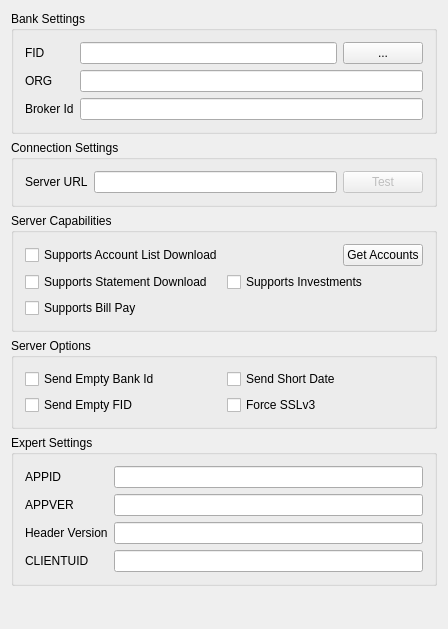
<?xml version="1.0" encoding="UTF-8"?>
<ui version="4.0">
 <class>CfgTabPageUserOfxUi</class>
 <widget class="QWidget" name="CfgTabPageUserOfxUi">
  <property name="geometry">
   <rect>
    <x>0</x>
    <y>0</y>
    <width>448</width>
    <height>629</height>
   </rect>
  </property>
  <property name="windowTitle">
   <string>Ofx User Settings</string>
  </property>
  <layout class="QVBoxLayout">
   <item>
    <widget class="Q3GroupBox" name="groupBox7">
     <property name="sizePolicy">
      <sizepolicy hsizetype="Expanding" vsizetype="Preferred">
       <horstretch>0</horstretch>
       <verstretch>0</verstretch>
      </sizepolicy>
     </property>
     <property name="title">
      <string>Bank Settings</string>
     </property>
     <layout class="QGridLayout">
      <item row="0" column="0">
       <widget class="QLabel" name="textLabel4_4">
        <property name="text">
         <string>FID</string>
        </property>
        <property name="wordWrap">
         <bool>false</bool>
        </property>
       </widget>
      </item>
      <item row="1" column="0">
       <widget class="QLabel" name="textLabel4_4_2">
        <property name="text">
         <string>ORG</string>
        </property>
        <property name="wordWrap">
         <bool>false</bool>
        </property>
       </widget>
      </item>
      <item row="1" column="1">
       <widget class="QLineEdit" name="orgEdit">
        <property name="whatsThis">
         <string>&lt;qt&gt;
Freely selectable name for your account. This field is not used by AqOfxConnect.
&lt;/qt&gt;</string>
        </property>
       </widget>
      </item>
      <item row="2" column="1">
       <widget class="QLineEdit" name="brokerEdit">
        <property name="whatsThis">
         <string>&lt;qt&gt;
Freely selectable name for your account. This field is not used by AqOfxConnect.
&lt;/qt&gt;</string>
        </property>
       </widget>
      </item>
      <item row="2" column="0">
       <widget class="QLabel" name="textLabel2">
        <property name="text">
         <string>Broker Id</string>
        </property>
        <property name="wordWrap">
         <bool>false</bool>
        </property>
       </widget>
      </item>
      <item row="0" column="1">
       <layout class="QHBoxLayout">
        <item>
         <widget class="QLineEdit" name="fidEdit">
          <property name="whatsThis">
           <string>&lt;qt&gt;
Freely selectable name for your account. This field is not used by AqOfxConnect.
&lt;/qt&gt;</string>
          </property>
         </widget>
        </item>
        <item>
         <widget class="QPushButton" name="fidButton">
          <property name="text">
           <string>...</string>
          </property>
         </widget>
        </item>
       </layout>
      </item>
     </layout>
    </widget>
   </item>
   <item>
    <widget class="Q3GroupBox" name="groupBox9">
     <property name="title">
      <string>Connection Settings</string>
     </property>
     <layout class="QGridLayout">
      <item row="0" column="0">
       <widget class="QLabel" name="textLabel4_2">
        <property name="text">
         <string>Server URL</string>
        </property>
        <property name="wordWrap">
         <bool>false</bool>
        </property>
       </widget>
      </item>
      <item row="0" column="1">
       <layout class="QHBoxLayout">
        <item>
         <widget class="QLineEdit" name="urlEdit">
          <property name="whatsThis">
           <string>&lt;qt&gt;
Freely selectable name for your account. This field is not used by AqOfxConnect.
&lt;/qt&gt;</string>
          </property>
         </widget>
        </item>
        <item>
         <widget class="QPushButton" name="testUrlButton">
          <property name="enabled">
           <bool>false</bool>
          </property>
          <property name="text">
           <string>Test</string>
          </property>
         </widget>
        </item>
       </layout>
      </item>
     </layout>
    </widget>
   </item>
   <item>
    <widget class="Q3GroupBox" name="groupBox8">
     <property name="title">
      <string>Server Capabilities</string>
     </property>
     <layout class="QGridLayout">
      <item row="0" column="0" colspan="2">
       <layout class="QHBoxLayout">
        <item>
         <widget class="QCheckBox" name="accountListCheck">
          <property name="sizePolicy">
           <sizepolicy hsizetype="Expanding" vsizetype="Fixed">
            <horstretch>0</horstretch>
            <verstretch>0</verstretch>
           </sizepolicy>
          </property>
          <property name="text">
           <string>Supports Account List Download</string>
          </property>
         </widget>
        </item>
        <item>
         <widget class="QPushButton" name="getAccountsButton">
          <property name="text">
           <string>Get Accounts</string>
          </property>
         </widget>
        </item>
       </layout>
      </item>
      <item row="1" column="0">
       <widget class="QCheckBox" name="statementCheck">
        <property name="text">
         <string>Supports Statement Download</string>
        </property>
       </widget>
      </item>
      <item row="1" column="1">
       <widget class="QCheckBox" name="investmentCheck">
        <property name="text">
         <string>Supports Investments</string>
        </property>
       </widget>
      </item>
      <item row="2" column="0">
       <widget class="QCheckBox" name="billPayCheck">
        <property name="text">
         <string>Supports Bill Pay</string>
        </property>
       </widget>
      </item>
     </layout>
    </widget>
   </item>
   <item>
    <widget class="Q3GroupBox" name="groupBox5">
     <property name="title">
      <string>Server Options</string>
     </property>
     <layout class="QGridLayout">
      <item row="0" column="0">
       <widget class="QCheckBox" name="emptyBankIdCheck">
        <property name="toolTip">
         <string>Send empty bank id even if one is set</string>
        </property>
        <property name="whatsThis">
         <string>&lt;qt&gt;
Use this if your bank does not allow sending a bank id (even if there is such an id).
&lt;/qt&gt;</string>
        </property>
        <property name="text">
         <string>Send Empty Bank Id</string>
        </property>
       </widget>
      </item>
      <item row="1" column="0">
       <widget class="QCheckBox" name="emptyFidCheck">
        <property name="toolTip">
         <string>Send empty FID even if one is set</string>
        </property>
        <property name="whatsThis">
         <string>&lt;qt&gt;
Use this if your bank does not allow sending a FID (even if there is such an id).
&lt;/qt&gt;</string>
        </property>
        <property name="text">
         <string>Send Empty FID</string>
        </property>
       </widget>
      </item>
      <item row="1" column="1">
       <widget class="QCheckBox" name="forceSsl3Check">
        <property name="toolTip">
         <string>Force use of  SSL v3</string>
        </property>
        <property name="whatsThis">
         <string>&lt;qt&gt;
Use this if you have problems connecting to your bank.
&lt;/qt&gt;</string>
        </property>
        <property name="text">
         <string>Force SSLv3</string>
        </property>
       </widget>
      </item>
      <item row="0" column="1">
       <widget class="QCheckBox" name="sendShortDateCheck">
        <property name="toolTip">
         <string>Force use of  SSL v3</string>
        </property>
        <property name="whatsThis">
         <string>&lt;qt&gt;
Use this if you have problems connecting to your bank.
&lt;/qt&gt;</string>
        </property>
        <property name="text">
         <string>Send Short Date</string>
        </property>
       </widget>
      </item>
     </layout>
    </widget>
   </item>
   <item>
    <widget class="Q3GroupBox" name="groupBox4">
     <property name="title">
      <string>Expert Settings</string>
     </property>
     <layout class="QGridLayout">
      <item row="0" column="0">
       <widget class="QLabel" name="textLabel5">
        <property name="text">
         <string>APPID</string>
        </property>
        <property name="wordWrap">
         <bool>false</bool>
        </property>
       </widget>
      </item>
      <item row="1" column="0">
       <widget class="QLabel" name="textLabel5_2">
        <property name="text">
         <string>APPVER</string>
        </property>
        <property name="wordWrap">
         <bool>false</bool>
        </property>
       </widget>
      </item>
      <item row="0" column="1">
       <widget class="QLineEdit" name="appIdEdit">
        <property name="whatsThis">
         <string>&lt;qt&gt;
Freely selectable name for your account. This field is not used by AqOfxConnect.
&lt;/qt&gt;</string>
        </property>
       </widget>
      </item>
      <item row="1" column="1">
       <widget class="QLineEdit" name="appVerEdit">
        <property name="whatsThis">
         <string>&lt;qt&gt;
Freely selectable name for your account. This field is not used by AqOfxConnect.
&lt;/qt&gt;</string>
        </property>
       </widget>
      </item>
      <item row="2" column="0">
       <widget class="QLabel" name="textLabel5_2_2">
        <property name="text">
         <string>Header Version</string>
        </property>
        <property name="wordWrap">
         <bool>false</bool>
        </property>
       </widget>
      </item>
      <item row="2" column="1">
       <widget class="QLineEdit" name="headerVerEdit">
        <property name="whatsThis">
         <string>&lt;qt&gt;
Freely selectable name for your account. This field is not used by AqOfxConnect.
&lt;/qt&gt;</string>
        </property>
       </widget>
      </item>
      <item row="3" column="0">
       <widget class="QLabel" name="textLabel5_2_2_2">
        <property name="text">
         <string>CLIENTUID</string>
        </property>
        <property name="wordWrap">
         <bool>false</bool>
        </property>
       </widget>
      </item>
      <item row="3" column="1">
       <widget class="QLineEdit" name="clientUidEdit">
        <property name="whatsThis">
         <string>&lt;qt&gt;
Freely selectable name for your account. This field is not used by AqOfxConnect.
&lt;/qt&gt;</string>
        </property>
       </widget>
      </item>
     </layout>
    </widget>
   </item>
   <item>
    <spacer name="spacer13">
     <property name="orientation">
      <enum>Qt::Vertical</enum>
     </property>
     <property name="sizeType">
      <enum>QSizePolicy::Expanding</enum>
     </property>
     <property name="sizeHint" stdset="0">
      <size>
       <width>21</width>
       <height>16</height>
      </size>
     </property>
    </spacer>
   </item>
  </layout>
 </widget>
 <layoutdefault spacing="6" margin="11"/>
 <pixmapfunction>qPixmapFromMimeSource</pixmapfunction>
 <customwidgets>
  <customwidget>
   <class>Q3GroupBox</class>
   <extends>QGroupBox</extends>
   <header>Qt3Support/Q3GroupBox</header>
   <container>1</container>
  </customwidget>
 </customwidgets>
 <tabstops>
  <tabstop>fidEdit</tabstop>
  <tabstop>fidButton</tabstop>
  <tabstop>orgEdit</tabstop>
  <tabstop>brokerEdit</tabstop>
  <tabstop>urlEdit</tabstop>
  <tabstop>testUrlButton</tabstop>
  <tabstop>accountListCheck</tabstop>
  <tabstop>getAccountsButton</tabstop>
  <tabstop>statementCheck</tabstop>
  <tabstop>investmentCheck</tabstop>
  <tabstop>billPayCheck</tabstop>
  <tabstop>emptyBankIdCheck</tabstop>
  <tabstop>sendShortDateCheck</tabstop>
  <tabstop>emptyFidCheck</tabstop>
  <tabstop>forceSsl3Check</tabstop>
  <tabstop>appIdEdit</tabstop>
  <tabstop>appVerEdit</tabstop>
  <tabstop>headerVerEdit</tabstop>
  <tabstop>clientUidEdit</tabstop>
 </tabstops>
 <resources/>
 <connections/>
</ui>
